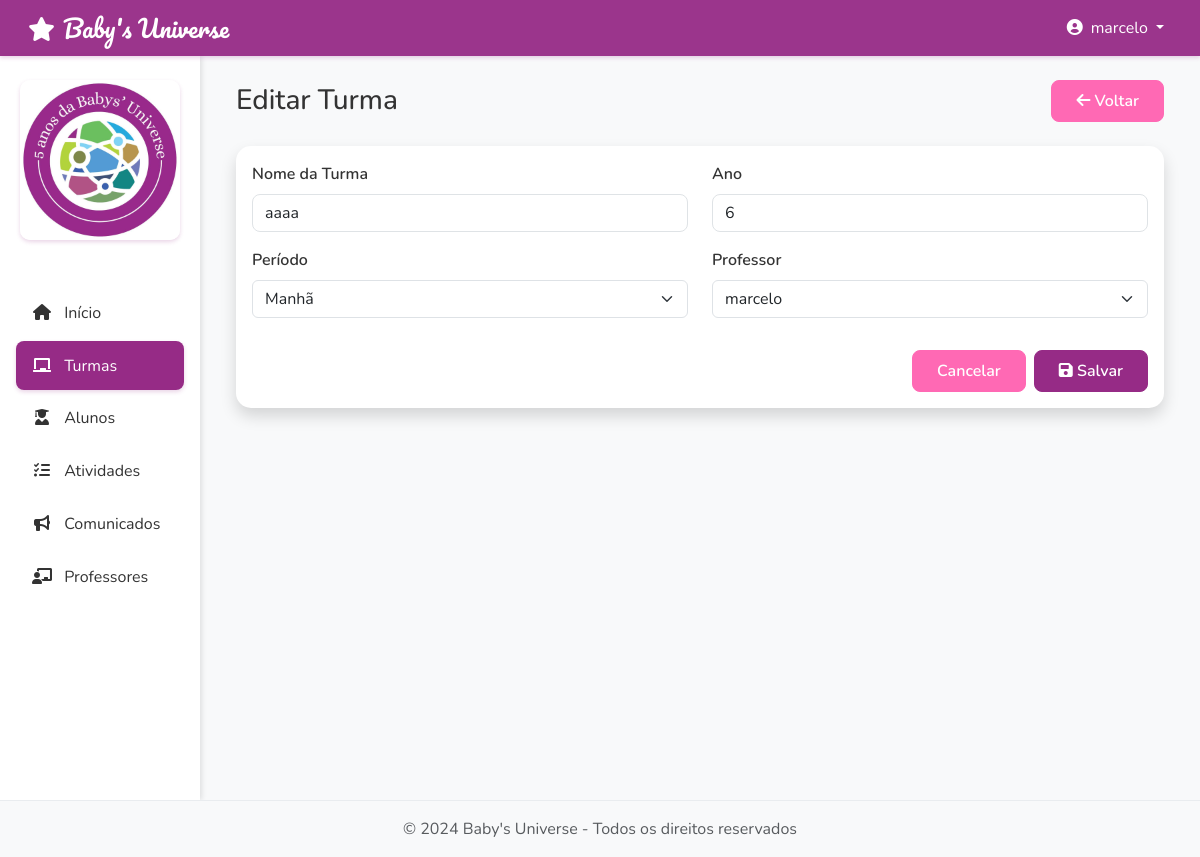
Page /turmas/1/editar/ (signed in) on the committed database.
### core/models.py (models this page shows, shortened)
class Turma(models.Model):
    PERIODO_CHOICES = [
        ('MANHA', 'Manhã'),
        ('TARDE', 'Tarde'),
        ('INTEGRAL', 'Integral'),
    ]
    nome = models.CharField(max_length=100)
    ano = models.IntegerField()
    periodo = models.CharField(max_length=50, choices=PERIODO_CHOICES)
    professor = models.ForeignKey(User, on_delete=models.SET_NULL, null=True, related_name='turmas')
    data_criacao = models.DateTimeField(default=timezone.now)
    class Meta:
        verbose_name = 'Turma'
        verbose_name_plural = 'Turmas'

### core/views.py (the view)
# urls.py: path('turmas/<int:pk>/editar/', views.turma_edit, name='turma_edit'),
@login_required
def turma_edit(request, pk):
    turma = get_object_or_404(Turma, pk=pk)
    if request.method == 'POST':
        form = TurmaForm(request.POST, instance=turma)
        if form.is_valid():
            form.save()
            messages.success(request, 'Turma atualizada com sucesso!')
            return redirect('turmas')
        else:
            messages.error(request, 'Por favor, corrija os erros abaixo.')
    else:
        form = TurmaForm(instance=turma)
    context = {
        'form': form,
        'title': 'Editar Turma',
        'list_url': 'turmas'
    }
    return render(request, 'core/turma_form.html', context)

### core/forms.py
class TurmaForm(forms.ModelForm):
    class Meta:
        model = Turma
        fields = ['nome', 'ano', 'periodo', 'professor']
        widgets = {
            'nome': forms.TextInput(attrs={'class': 'form-control'}),
            'ano': forms.NumberInput(attrs={'class': 'form-control'}),
            'periodo': forms.Select(attrs={'class': 'form-select'}),
            'professor': forms.Select(attrs={'class': 'form-select'}),
        }
        labels = {
            'nome': 'Nome da Turma',
            'ano': 'Ano',
            'periodo': 'Período',
            'professor': 'Professor',
        }
    def __init__(self, *args, **kwargs):
        super().__init__(*args, **kwargs)
        self.fields['professor'].queryset = User.objects.filter(is_staff=True)
        self.fields['professor'].empty_label = 'Selecione o professor'

### templates/core/turma_form.html (shortened to what this page needs)
{% extends 'base.html' %}
{% load widget_tweaks %}
{% block content %}
<div class="container-fluid">
    <div class="d-flex justify-content-between align-items-center mb-4">
        <h1 class="h3 mb-0 text-gray-800">{{ title }}</h1>
        <a href="{% url 'turmas' %}" class="btn btn-secondary">
            <i class="fas fa-arrow-left"></i> Voltar
        </a>
    </div>
    <div class="card shadow">
        <div class="card-body">
            <form method="post" class="needs-validation" novalidate>
                <div class="row">
                    <div class="col-md-6 mb-3">
                        <label for="{{ form.nome.id_for_label }}" class="form-label">Nome da Turma</label>
                        {% render_field form.nome class="form-control" placeholder="Digite o nome da turma" %}
                    </div>
                    <div class="col-md-6 mb-3">
                        <label for="{{ form.ano.id_for_label }}" class="form-label">Ano</label>
                        {% render_field form.ano class="form-control" %}
                    </div>
                    <div class="col-md-6 mb-3">
                        <label for="{{ form.periodo.id_for_label }}" class="form-label">Período</label>
                        {% render_field form.periodo class="form-select" %}
                    </div>
                    <div class="col-md-6 mb-3">
                        <label for="{{ form.professor.id_for_label }}" class="form-label">Professor</label>
                        {% render_field form.professor class="form-select" %}
                    </div>
                </div>
                <div class="d-flex justify-content-end mt-3">
                    <a href="{% url 'turmas' %}" class="btn btn-secondary me-2">Cancelar</a>
                    <button type="submit" class="btn btn-primary">
                        <i class="fas fa-save"></i> Salvar
                    </button>
                </div>
            </form>
        </div>
    </div>
</div>
{% endblock %}

### templates/base.html (shortened to what this page needs)
{% load static %}
<!DOCTYPE html>
<html lang="pt-br">
<head>
    <link href="https://cdnjs.cloudflare.com/ajax/libs/font-awesome/6.0.0/css/all.min.css" rel="stylesheet">
    <link href="https://cdn.jsdelivr.net/npm/bootstrap@5.3.0/dist/css/bootstrap.min.css" rel="stylesheet">
    <link href="{% static 'css/theme.css' %}" rel="stylesheet">
</head>
<body>
    <nav class="navbar navbar-expand-lg navbar-dark">
        <div class="container-fluid">
            <a class="navbar-brand" href="{% url 'home' %}">
                <i class="fas fa-star me-2"></i>Baby's Universe
            </a>
            <div class="collapse navbar-collapse" id="navbarNav">
                <ul class="navbar-nav ms-auto">
                    <li class="nav-item dropdown">
                        <a class="nav-link dropdown-toggle" href="#" id="navbarDropdown" role="button" data-bs-toggle="dropdown">
                            <i class="fas fa-user-circle me-2"></i>{{ user.username }}
                        </a>
                    </li>
                </ul>
            </div>
        </div>
    </nav>
    <div class="container-fluid">
        <div class="row">
            <div class="col-md-3 col-lg-2 px-0 sidebar">
                <div class="text-center py-4">
                    <img src="{% static 'img/logo/logo.jpg' %}" alt="Baby's Universe" class="sidebar-logo mb-3">
                </div>
                <nav class="mt-2">
                    <a href="{% url 'home' %}" class="nav-link {% if request.path == '/' %}active{% endif %}">
                        <i class="fas fa-home me-2"></i> Início
                    </a>
                    <a href="{% url 'turmas' %}" class="nav-link {% if 'turmas' in request.path %}active{% endif %}">
                        <i class="fas fa-chalkboard me-2"></i> Turmas
                    </a>
                    <a href="{% url 'alunos' %}" class="nav-link {% if 'alunos' in request.path %}active{% endif %}">
                        <i class="fas fa-user-graduate me-2"></i> Alunos
                    </a>
                    <a href="{% url 'atividades' %}" class="nav-link {% if 'atividades' in request.path %}active{% endif %}">
                        <i class="fas fa-tasks me-2"></i> Atividades
                    </a>
                    <a href="{% url 'comunicados' %}" class="nav-link {% if 'comunicados' in request.path %}active{% endif %}">
                        <i class="fas fa-bullhorn me-2"></i> Comunicados
                    </a>
                    <a href="{% url 'professores' %}" class="nav-link {% if 'professores' in request.path %}active{% endif %}">
                        <i class="fas fa-chalkboard-teacher me-2"></i> Professores
                    </a>
                </nav>
            </div>
            <div class="col-md-9 col-lg-10 px-4 py-4 content">
                {% block content %}
                {% endblock %}
            </div>
        </div>
    </div>
    <footer class="footer mt-auto py-3 bg-light">
        <div class="container text-center">
            <span class="text-muted">© 2024 Baby's Universe - Todos os direitos reservados</span>
        </div>
    </footer>
</body>
</html>

### static/css/theme.css (style rules this page uses)
:root { --primary-color: #962b86; --primary-dark: #7a226b; --primary-light: #b235a0; --secondary-color: #FF69B4; --accent-color: #FFD700; --success-color: #2ECC71; --warning-color: #F1C40F; --danger-color: #E74C3C; --text-color: #333333; --text-muted: #6C757D; --light-bg: #F8F9FA; --white: #FFFFFF; --font-family-base: 'Nunito', sans-serif; --font-family-brand: 'Pacifico', cursive; }
body { font-family: var(--font-family-base); color: var(--text-color); background-color: var(--light-bg); min-height: 100vh; display: flex; flex-direction: column; }
.navbar { background-color: rgba(150, 43, 134, 0.95) !important; box-shadow: 0 2px 4px rgba(150, 43, 134, 0.2); padding: 0.5rem 1rem; }
.navbar-brand { font-family: var(--font-family-brand); font-size: 1.5rem; color: var(--white) !important; padding: 0; }
.navbar-dark .navbar-nav .nav-link { color: var(--white); }
.sidebar { background-color: var(--white); box-shadow: 2px 0 5px rgba(0,0,0,0.1); min-height: calc(100vh - 56px); padding-top: 0; }
.sidebar-logo { max-width: 80%; height: auto; border-radius: 10px; box-shadow: 0 2px 4px rgba(150, 43, 134, 0.2); }
.sidebar .nav-link { color: var(--text-color); padding: 0.8rem 1rem; margin: 0.2rem 1rem; border-radius: 8px; transition: all 0.3s ease; }
.sidebar .nav-link.active { background-color: var(--primary-color); color: var(--white); box-shadow: 0 2px 4px rgba(150, 43, 134, 0.2); }
.sidebar .nav-link i { width: 20px; text-align: center; margin-right: 8px; }
.card { border: none; border-radius: 15px; box-shadow: 0 4px 6px rgba(0,0,0,0.1); transition: transform 0.2s ease; margin-bottom: 1rem; }
.btn { border-radius: 8px; padding: 0.5rem 1.5rem; font-weight: 600; transition: all 0.3s ease; }
.btn-primary { background-color: var(--primary-color); border-color: var(--primary-color); }
.btn-secondary { background-color: var(--secondary-color); border-color: var(--secondary-color); }
.footer { margin-top: auto; background-color: var(--white); border-top: 1px solid #e9ecef; padding: 1rem 0; }
.form-control { border-radius: 8px; border: 1px solid #DFE3E6; }
.form-label { font-weight: 600; color: var(--text-color); }

### rows in the picture
Turma: nome "aaaa", ano "6", periodo "Manhã", professor "marcelo"

### other values in the picture
{{ user.username }} "marcelo"
{{ title }} "Editar Turma"
